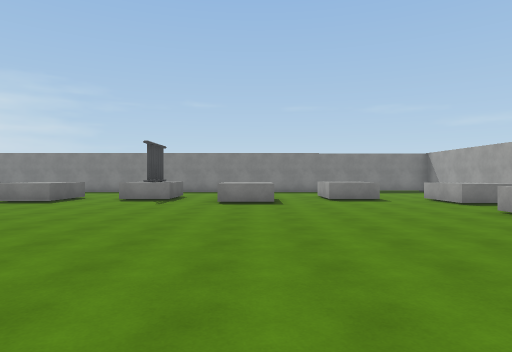
View 1 (above)

19 first-person views from a walk through a 3-D level made in the Unity game engine. The camera is 1.5 m above the floor, looks level and sees 75° across. The floor is counted in squares, 2 m on a side. Each view is taken from the middle of a square. On the plan, view 1 faces up. The plan holds only what a view shows up to about 11 squares ahead; the rest is blank. The place goes on beyond the plan. The player is left out. Surface patterns are stand-ins for the level's own textures.

View 2
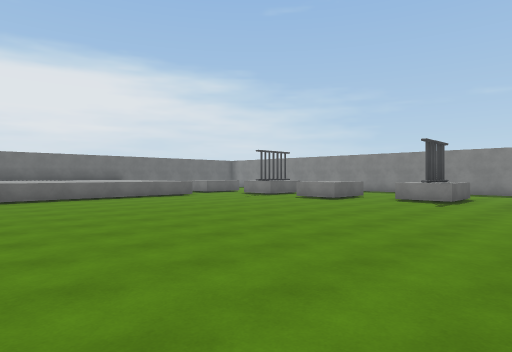

View 3
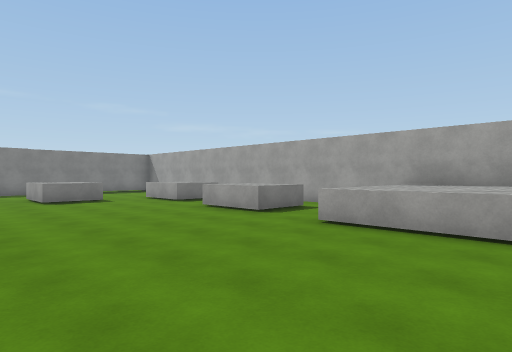

View 4
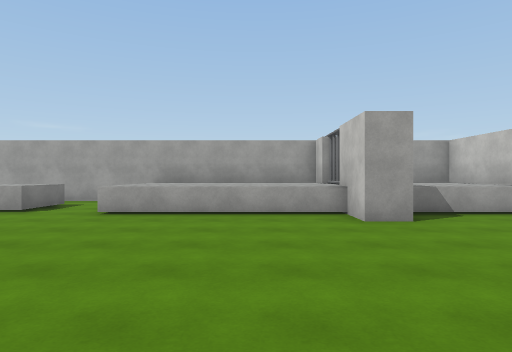

View 5
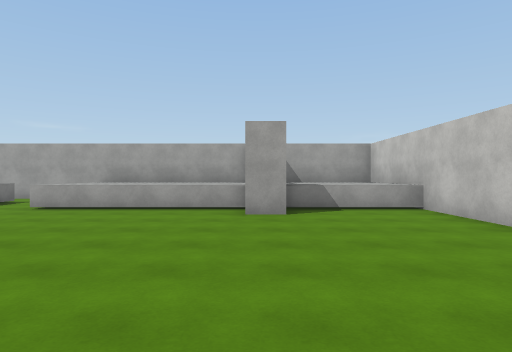

View 6
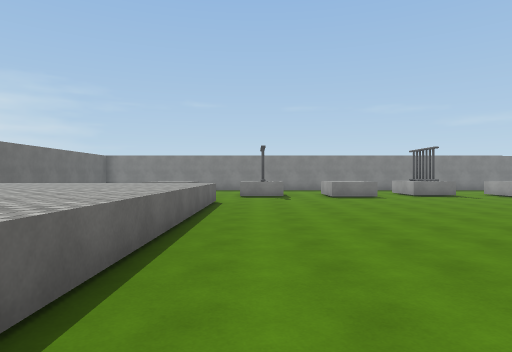

View 7
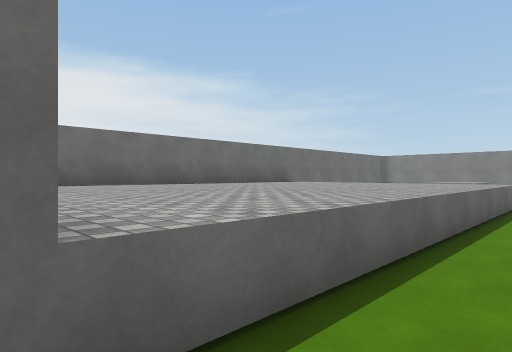

View 8
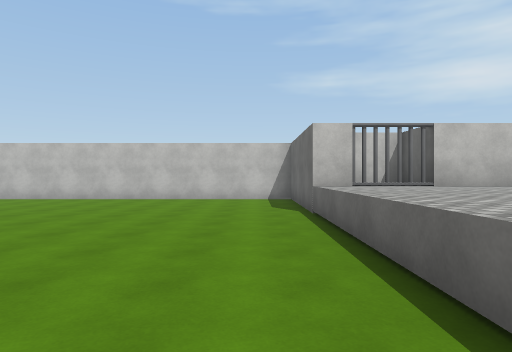

View 9
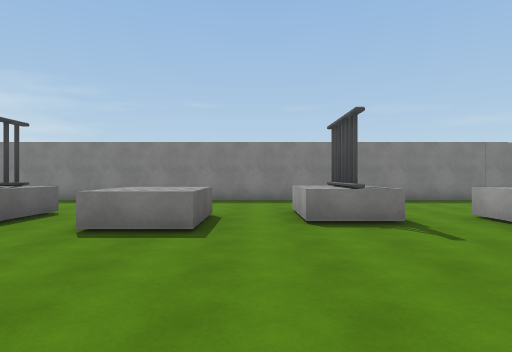

View 10
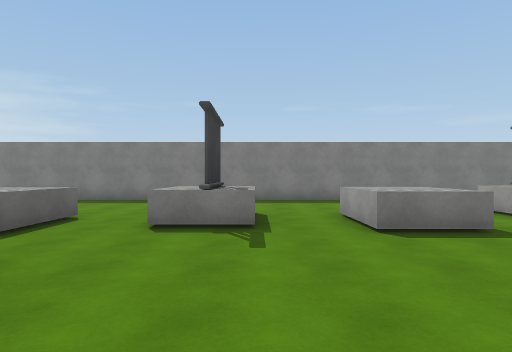

View 11
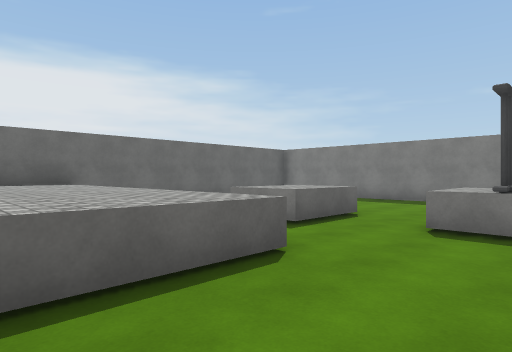

View 12
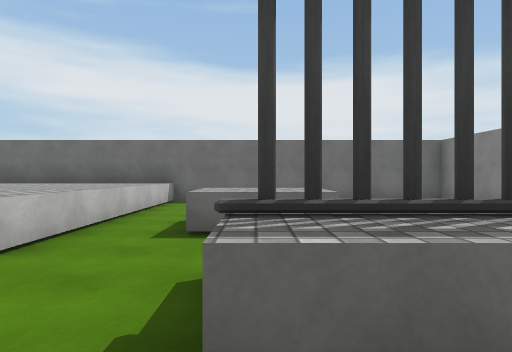

View 13
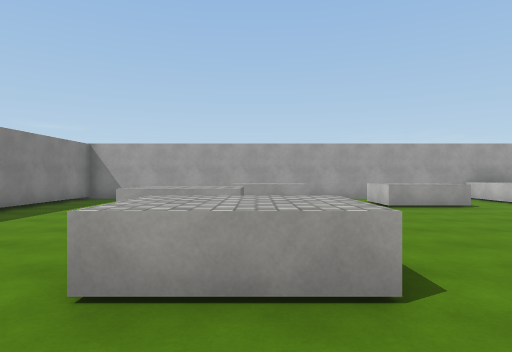

View 14
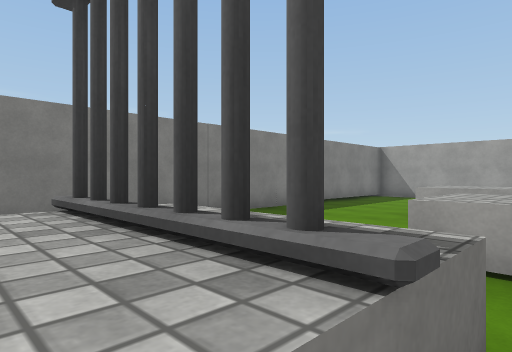

View 15
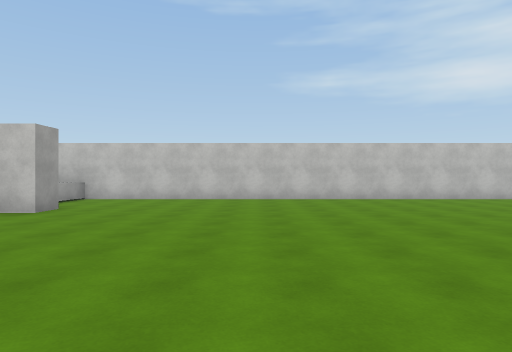

View 16
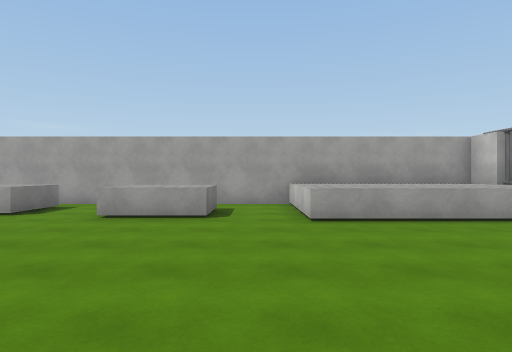

View 17
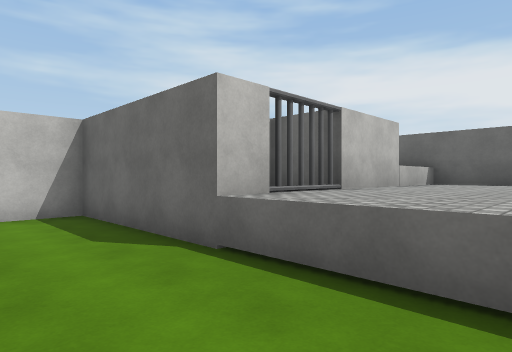

View 18
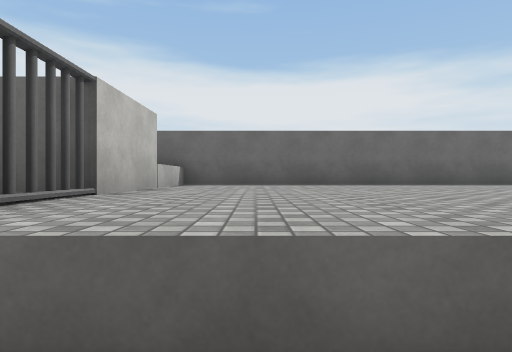

View 19
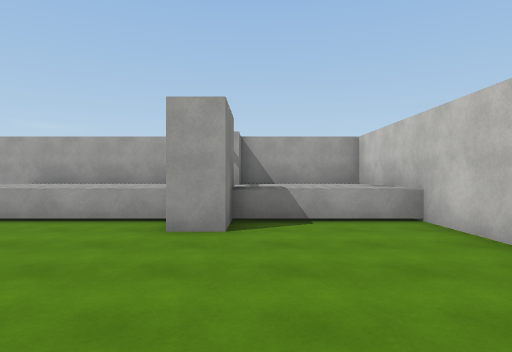

### Floor plan
Key: @ floor where view 1 was taken; # wall or solid block; . floor; ^ raised ledge.
Columns run from 18 left of view 1 to 8 right of it. Each row starts with its distance up from view 1.
 16 ###########################
 15 #   ...........  .........#
 14 #   ... .......  .........#
 13 #    .. ....... ........  #
 12 #    ...##....^^.....^.   #
 11 #   .^..^^.^^.^^.^^..^..  #
 10 #   .^..^^.^^....^^.....^ #
  9 #  ..^..................^^#
  8 #.........................#
  7 #^^^^^^...................#
  6 #^^^^^^................^^.#
  5 #^^^^^^................^^.#
  4 #^^^^^^...................#
  3 #^^^^^^................^^^#
  2 #^^^^^^................^^^#
  1 #^^^^^^................^^^#
  0 #^^^^^^...........@....^^^#
 -1 #^^^^^^................^^^#
 -2 #^^^^^#...............#^^^#
 -3     ^^#................^^^#
 -4       #................^^^#
 -5       #................^^^#
 -6        ################^^^#

Where each view was taken, in squares from view 1:
view 1: 0 up, 0 right, facing up
view 2: 0 up, 0 right, facing up-left
view 3: 0 up, 0 right, facing up-right
view 4: 0 up, 2 left, facing right
view 5: 2 down, 3 left, facing right
view 6: 2 down, 10 left, facing up
view 7: 2 down, 10 left, facing up-left
view 8: 5 up, 10 left, facing down
view 9: 5 up, 5 left, facing up
view 10: 5 up, 9 left, facing up
view 11: 5 up, 9 left, facing up-left
view 12: 10 up, 8 left, facing left
view 13: 10 up, 3 left, facing right
view 14: 10 up, 4 left, facing up-right
view 15: 5 up, 1 left, facing down
view 16: 4 up, 1 left, facing right
view 17: 1 up, 9 left, facing down-left
view 18: 0 up, 10 left, facing left
view 19: 3 down, 1 left, facing right
